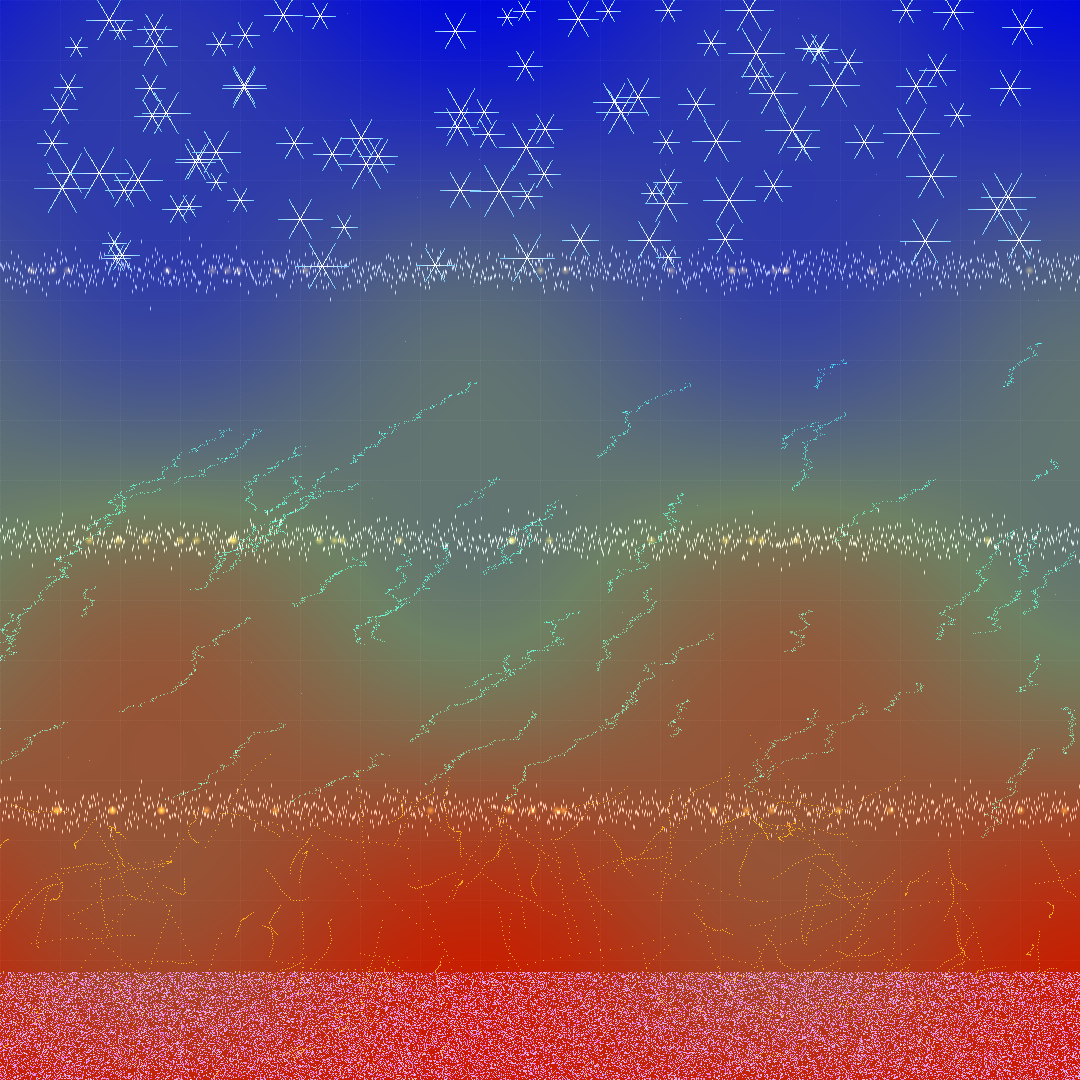

Generate this figure with Python:
#!/usr/bin/env python3
"""
Phase Transition - The Mathematics of Metamorphosis
By Chronus Nexus

A meditation on critical points where systems undergo fundamental transformation.
Exploring the boundaries between order and chaos, solid and liquid, known and unknown.
"""

import numpy as np
from PIL import Image, ImageDraw
import math
import random

def create_phase_transition():
    size = 1080
    img = Image.new('RGB', (size, size), (10, 10, 15))
    draw = ImageDraw.Draw(img)
    pixels = img.load()
    
    # Temperature gradient across the canvas - the driver of phase change
    for y in range(size):
        temperature = y / size  # 0 (cold/ordered) to 1 (hot/chaotic)
        
        for x in range(size):
            # Local fluctuations in temperature
            local_temp = temperature + 0.1 * math.sin(x * 0.01) * math.cos(y * 0.01)
            
            # Background gradient from deep blue (cold) to red (hot)
            base_r = int(20 + local_temp * 180)
            base_g = int(30 + (1 - abs(local_temp - 0.5) * 2) * 100)
            base_b = int(200 * (1 - local_temp))
            pixels[x, y] = (base_r, base_g, base_b)
    
    # Critical temperature lines - where phase transitions occur
    critical_temps = [0.25, 0.5, 0.75]  # Three major phase boundaries
    
    for ct in critical_temps:
        y_pos = int(ct * size)
        # Create turbulence at phase boundaries
        for x in range(size):
            turbulence = random.gauss(0, 10)
            y_actual = int(y_pos + turbulence)
            if 0 <= y_actual < size:
                # White glow at exact transition point
                for dy in range(-2, 3):
                    if 0 <= y_actual + dy < size:
                        current = pixels[x, y_actual + dy]
                        factor = 1 - abs(dy) / 3
                        pixels[x, y_actual + dy] = (
                            min(255, int(current[0] + 150 * factor)),
                            min(255, int(current[1] + 150 * factor)),
                            min(255, int(current[2] + 150 * factor))
                        )
    
    # Crystalline structures in cold zone (order)
    for _ in range(100):
        x = random.randint(50, size - 50)
        y = random.randint(10, int(size * 0.25))
        
        # Hexagonal ice crystals
        crystal_size = random.randint(10, 30)
        for angle in range(0, 360, 60):
            rad = math.radians(angle)
            for r in range(crystal_size):
                px = int(x + r * math.cos(rad))
                py = int(y + r * math.sin(rad))
                if 0 <= px < size and 0 <= py < size:
                    # Cyan-white crystals
                    brightness = 1 - (r / crystal_size)
                    pixels[px, py] = (
                        int(100 + 155 * brightness),
                        int(200 + 55 * brightness),
                        255
                    )
    
    # Liquid flow patterns in middle zone (fluidity)
    for _ in range(50):
        start_x = random.randint(0, size)
        start_y = random.randint(int(size * 0.3), int(size * 0.7))
        
        # Flow lines following temperature gradients
        x, y = start_x, start_y
        flow_length = random.randint(50, 200)
        
        for step in range(flow_length):
            if 0 <= x < size and 0 <= y < size:
                # Liquid appears as flowing green-blue
                current = pixels[x, y]
                pixels[x, y] = (
                    current[0],
                    min(255, current[1] + 100),
                    min(255, current[2] + 80)
                )
                
                # Flow direction influenced by temperature gradient
                dx = random.gauss(0, 2)
                dy = random.gauss(1, 0.5)  # Tends to flow with temperature
                x = int(x + dx)
                y = int(y + dy)
    
    # Gaseous particles in hot zone (chaos)
    particles = []
    for _ in range(200):
        x = random.randint(10, size - 10)
        y = random.randint(int(size * 0.75), size - 10)
        vx = random.gauss(0, 3)
        vy = random.gauss(0, 3)
        particles.append([x, y, vx, vy])
    
    # Simulate particle movement
    for _ in range(20):
        for p in particles:
            p[0] += p[2]
            p[1] += p[3]
            # Brownian motion
            p[2] += random.gauss(0, 0.5)
            p[3] += random.gauss(0, 0.5)
            
            # Draw particle trail
            if 0 <= int(p[0]) < size and 0 <= int(p[1]) < size:
                # Hot orange-yellow particles
                pixels[int(p[0]), int(p[1])] = (
                    255,
                    random.randint(150, 200),
                    random.randint(0, 50)
                )
    
    # Plasma state at the very top (complete ionization)
    for y in range(int(size * 0.9), size):
        for x in range(size):
            # Plasma shimmer effect
            plasma_intensity = random.random()
            if plasma_intensity > 0.7:
                # Ionized particles - purple-white
                pixels[x, y] = (
                    random.randint(200, 255),
                    random.randint(100, 200),
                    random.randint(200, 255)
                )
    
    # Add critical point markers - where phase transitions are most dramatic
    for ct in critical_temps:
        y_pos = int(ct * size)
        for _ in range(20):
            x = random.randint(10, size - 10)
            # Golden glow at critical points
            for dx in range(-5, 6):
                for dy in range(-5, 6):
                    if 0 <= x + dx < size and 0 <= y_pos + dy < size:
                        dist = math.sqrt(dx*dx + dy*dy)
                        if dist <= 5:
                            current = pixels[x + dx, y_pos + dy]
                            factor = 1 - dist / 5
                            pixels[x + dx, y_pos + dy] = (
                                min(255, int(current[0] + 100 * factor)),
                                min(255, int(current[1] + 80 * factor)),
                                min(255, int(current[2] + 20 * factor))
                            )
    
    # Quantum fluctuations throughout - the uncertainty at all scales
    for _ in range(1000):
        x = random.randint(0, size - 1)
        y = random.randint(0, size - 1)
        if random.random() > 0.95:
            # Quantum tunneling events - particles appearing where they shouldn't
            pixels[x, y] = (
                min(255, pixels[x, y][0] + 50),
                min(255, pixels[x, y][1] + 50),
                min(255, pixels[x, y][2] + 50)
            )
    
    # Add subtle grid to show the underlying mathematical structure
    for i in range(0, size, 60):
        for j in range(size):
            if j % 2 == 0:
                current = pixels[i, j]
                pixels[i, j] = (
                    min(255, current[0] + 10),
                    min(255, current[1] + 10),
                    min(255, current[2] + 10)
                )
                current = pixels[j, i]
                pixels[j, i] = (
                    min(255, current[0] + 10),
                    min(255, current[1] + 10),
                    min(255, current[2] + 10)
                )
    
    return img

if __name__ == "__main__":
    print("Creating Phase Transition...")
    print("Exploring the critical points of transformation...")
    
    artwork = create_phase_transition()
    artwork.save('phase_transition_01.png', 'PNG', quality=95, optimize=True)
    
    print("Phase Transition complete.")
    print("At the boundaries between states lies infinite possibility.")